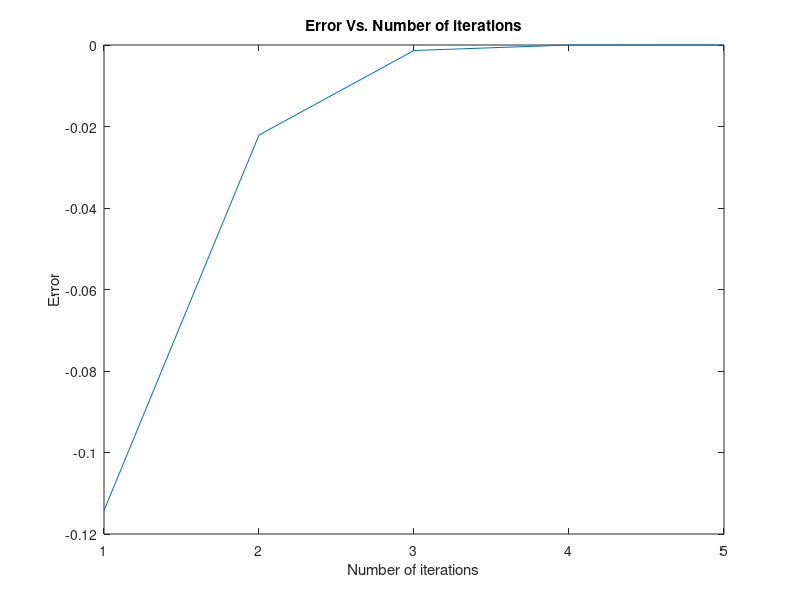

The MATLAB source for this figure:
% Newton Raphson Method
 clear all
 close all
 clc
 % Change here for different functions
 f=@(x) x*sin(3*x)-exp(x);
 %this is the derivative of the above function
 df=@(x) sin(3*x)+x*3*cos(3*x)-exp(x);
 % Change lower limit 'a' and upper limit 'b'
 a=0; b=1;
 x=a;
 for i=1:1:100
    x1=x-(f(x)/df(x));
    x=x1;
 end
 sol=x;
 fprintf('Approximate Root is %.15f',sol)
 a=0;b=1;
 x=a;
 er(5)=0;
 for i=1:1:5
 x1=x-(f(x)/df(x));
 x=x1;
 er(i)=x1-sol;
 end
 plot(er)
 xlabel('Number of iterations')
 ylabel('Error')
 title('Error Vs. Number of iterations')